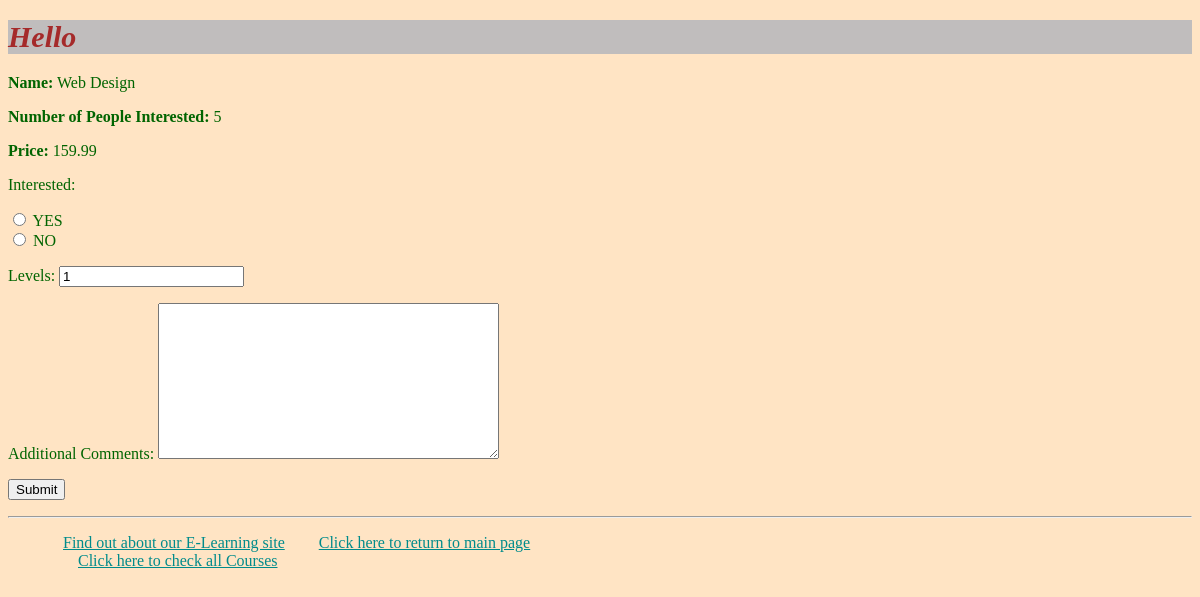
The app's page /myapp/courses/9/, older data.
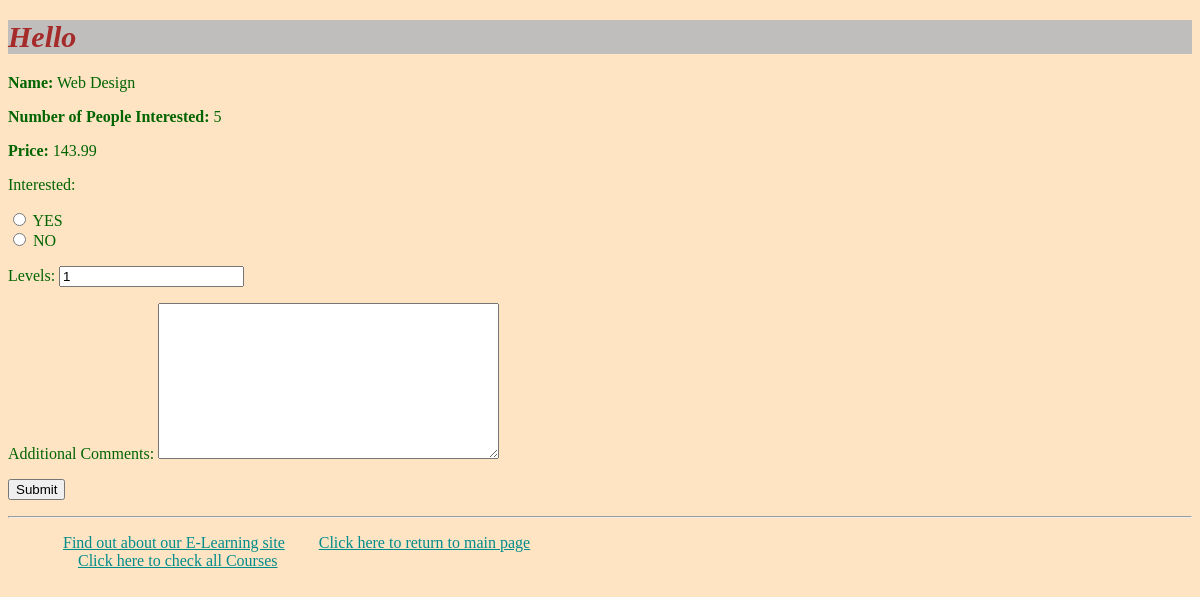
The same page, newer data.
### myapp/models.py (models this page shows, shortened)
class Course(models.Model):
    interested = models.PositiveIntegerField(default=0)
    stages = models.PositiveIntegerField(default=3)
    topic = models.ForeignKey(Topic, related_name='courses', on_delete=models.CASCADE)
    name = models.CharField(max_length=200)
    price = models.DecimalField(max_digits=10,decimal_places=2)
    for_everyone = models.BooleanField(default=True)
    description = models.TextField(max_length=300, null=True, blank=True)

### myapp/views.py (the view)
# urls.py: path(r'courses/<int:cour_id>/', views.course_detail, name='course_detail'),
def course_detail(request, cour_id):
    msg = ''
    course = get_object_or_404(Course, pk=cour_id)
    if request.method == 'POST':
        form = InterestForm(request.POST)
        if form.is_valid():
            if form.cleaned_data['interested'] == '1':
                course.interested = course.interested + 1
                course.save()
            return redirect('myapp:index')
        else:
            msg = 'Something went wrong'
    else:
        form = InterestForm()
    return render(request, 'myapp/course_detail.html', {'msg': msg, 'course_info': course, 'form': form})

### myapp/forms.py
class InterestForm(forms.Form):
    interested = forms.ChoiceField(widget=forms.RadioSelect, choices=[(1, 'YES'), (2, 'NO')])
    levels = forms.IntegerField(initial=1, min_value=1)
    comments= forms.CharField(widget=forms.Textarea, required=False, label="Additional Comments")

### myapp/templates/myapp/course_detail.html (shortened to what this page needs)
{% extends 'myapp/base.html' %}
{% block body_block %}
    <p><b>Name:</b> {{ course_info.name }} </p>
    <p><b>Number of People Interested:</b> {{ course_info.interested }}</p>
    <p><b>Price:</b> {{ course_info.price }} </p>
    {% if course_info.for_everyone %}
        <form method="POST">
            {{ form.as_p }}
            <input type="submit" value="Submit"/>
        </form>
    {% else %}
        <p> Unfortunately, this course is not for everyone </p>
    {% endif %}
{% endblock %}

Row changes from the older to the newer data that the page shows:
changed Course "Web Design": price "159.99" → "143.99"
